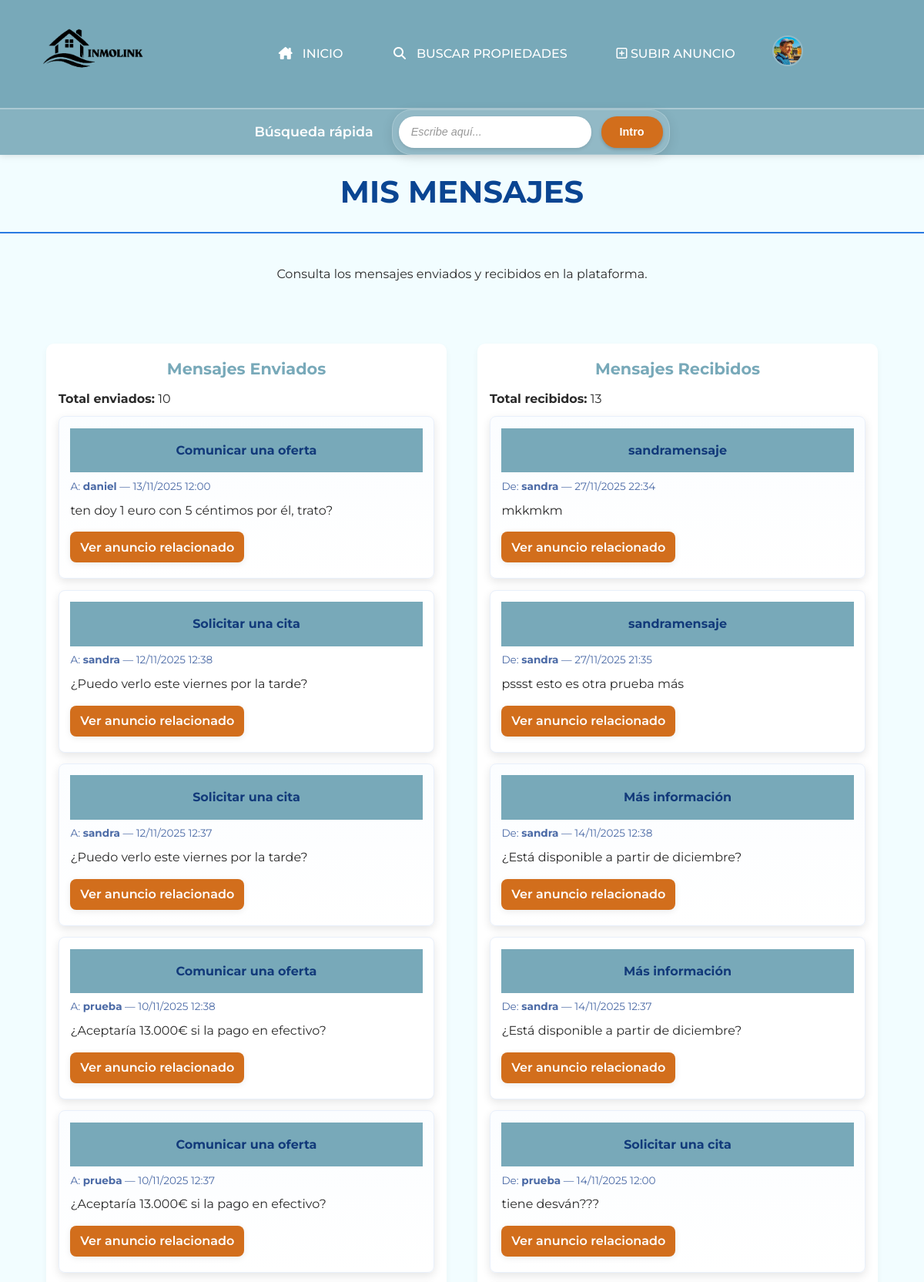
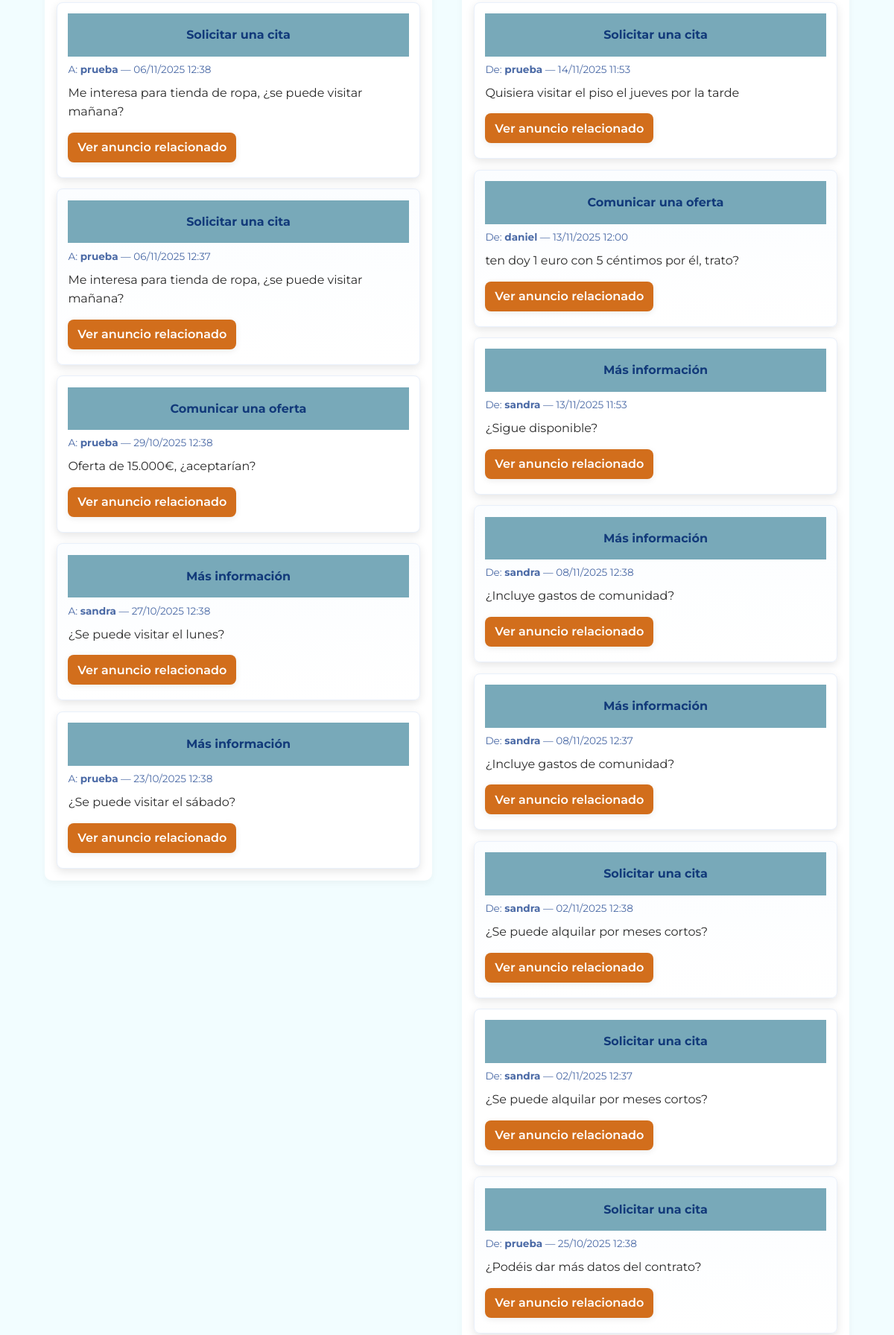
/mis_mensajes.php (signed in, upper part), run on the app's committed database (2 pictures, top to bottom).
### tables this page shows
CREATE TABLE `mensajes` (
  `IdMensaje` int(11) NOT NULL,
  `TMensaje` smallint(5) UNSIGNED DEFAULT NULL,
  `Texto` varchar(4000) DEFAULT NULL,
  `Anuncio` int(11) DEFAULT NULL,
  `UsuOrigen` int(11) DEFAULT NULL,
  `UsuDestino` int(11) DEFAULT NULL,
  `FRegistro` datetime NOT NULL DEFAULT current_timestamp()
);

CREATE TABLE `tiposmensajes` (
  `IdTMensaje` smallint(5) UNSIGNED NOT NULL,
  `NomTMensaje` varchar(255) NOT NULL
);

CREATE TABLE `usuarios` (
  `IdUsuario` int(11) NOT NULL,
  `NomUsuario` varchar(15) NOT NULL,
  `Clave` varchar(255) NOT NULL,
  `Email` varchar(254) NOT NULL,
  `Sexo` smallint(6) DEFAULT NULL,
  `FNacimiento` date DEFAULT NULL,
  `Ciudad` varchar(255) DEFAULT NULL,
  `Pais` int(11) DEFAULT NULL,
  `Foto` varchar(255) DEFAULT NULL,
  `FRegistro` datetime NOT NULL DEFAULT current_timestamp(),
  `Estilo` int(11) DEFAULT NULL
);

### mis_mensajes.php (the view, shortened to what this page needs)
<?php
require_once __DIR__ . '/includes/cabecera.php';
$db = get_db();
$usuario_nombre = isset($_SESSION['usuario']) ? $_SESSION['usuario'] : '';
$usuario_id = 0;
if ($usuario_nombre !== '') {
    $stmt = $db->prepare("SELECT IdUsuario FROM usuarios WHERE NomUsuario = ? LIMIT 1");
    if ($stmt) {
        $stmt->bind_param('s', $usuario_nombre);
        $stmt->execute();
        $res = $stmt->get_result();
        $row = $res ? $res->fetch_assoc() : null;
        if ($row) { $usuario_id = (int)$row['IdUsuario']; }
    }
}
$enviados = 0; $recibidos = 0;
if ($usuario_id > 0) {
    $stmt = $db->prepare("SELECT COUNT(*) AS cnt FROM mensajes WHERE UsuOrigen = ?");
    if ($stmt) { $stmt->bind_param('i', $usuario_id); $stmt->execute(); $cnt = $stmt->get_result()->fetch_assoc(); $enviados = (int)$cnt['cnt']; $stmt->close(); }
    $stmt = $db->prepare("SELECT COUNT(*) AS cnt FROM mensajes WHERE UsuDestino = ?");
    if ($stmt) { $stmt->bind_param('i', $usuario_id); $stmt->execute(); $cnt = $stmt->get_result()->fetch_assoc(); $recibidos = (int)$cnt['cnt']; $stmt->close(); }
}
$mensajesEnviados = [];
$mensajesRecibidos = [];
if ($usuario_id > 0) {
    $sql_en = "SELECT m.IdMensaje, m.Texto, m.FRegistro, m.Anuncio, tm.NomTMensaje AS TipoNombre, udest.NomUsuario AS DestinoNombre
               FROM mensajes m
               LEFT JOIN tiposmensajes tm ON m.TMensaje = tm.IdTMensaje
               LEFT JOIN usuarios udest ON m.UsuDestino = udest.IdUsuario
               WHERE m.UsuOrigen = ?
               ORDER BY m.FRegistro DESC
               LIMIT 200";
    $stmt = $db->prepare($sql_en);
    if ($stmt) {
        $stmt->bind_param('i', $usuario_id);
        $stmt->execute();
        $res = $stmt->get_result();
        if ($res) { $mensajesEnviados = $res->fetch_all(MYSQLI_ASSOC); $res->free(); }
    }
    $sql_rec = "SELECT m.IdMensaje, m.Texto, m.FRegistro, m.Anuncio, tm.NomTMensaje AS TipoNombre, uorig.NomUsuario AS OrigenNombre
               FROM mensajes m
               LEFT JOIN tiposmensajes tm ON m.TMensaje = tm.IdTMensaje
               LEFT JOIN usuarios uorig ON m.UsuOrigen = uorig.IdUsuario
               WHERE m.UsuDestino = ?
               ORDER BY m.FRegistro DESC
               LIMIT 200";
    $stmt = $db->prepare($sql_rec);
    if ($stmt) {
        $stmt->bind_param('i', $usuario_id);
        $stmt->execute();
        $res = $stmt->get_result();
        if ($res) { $mensajesRecibidos = $res->fetch_all(MYSQLI_ASSOC); $res->free(); }
    }
}
?>
<main class="mis-mensajes-main">
    <section>
    <h1>MIS MENSAJES</h1>
    <p>Consulta los mensajes enviados y recibidos en la plataforma.</p>
    </section>
    <section class="columna-1">
        <h2>Mensajes Enviados</h2>
        <p><strong>Total enviados:</strong> <?php echo $enviados; ?></p>
        <?php if ($enviados === 0): ?>
            <p>No has enviado mensajes todavía.</p>
        <?php else: ?>
            <ul class="lista-mensajes-enviados">
                <?php foreach ($mensajesEnviados as $m): ?>
                    <li class="mensaje-item">
                        <article>
                            <h3><?php echo htmlspecialchars($m['TipoNombre'] ?: 'Mensaje', ENT_QUOTES, 'UTF-8'); ?></h3>
                            <p class="meta">A: <strong><?php echo htmlspecialchars($m['DestinoNombre'] ?: '—', ENT_QUOTES, 'UTF-8'); ?></strong>
                                — <time><?php echo htmlspecialchars(date('d/m/Y H:i', strtotime($m['FRegistro'])), ENT_QUOTES, 'UTF-8'); ?></time></p>
                            <p class="texto"><?php echo nl2br(htmlspecialchars(mb_strimwidth($m['Texto'], 0, 300, '...'), ENT_QUOTES, 'UTF-8')); ?></p>
                            <?php if (!empty($m['Anuncio'])): ?>
                                <p><a href="/daw/detalle_anuncio?id=<?php echo urlencode($m['Anuncio']); ?>" class="boton-enlace">Ver anuncio relacionado</a></p>
                            <?php endif; ?>
                        </article>
                    </li>
                <?php endforeach; ?>
            </ul>
        <?php endif; ?>
    </section>
    <section class="columna-2">
        <h2>Mensajes Recibidos</h2>
        <p><strong>Total recibidos:</strong> <?php echo $recibidos; ?></p>
        <?php if ($recibidos === 0): ?>
            <p>No has recibido mensajes todavía.</p>
        <?php else: ?>
            <ul class="lista-mensajes-recibidos">
                <?php foreach ($mensajesRecibidos as $m): ?>
                    <li class="mensaje-item">
                        <article>
                            <h3><?php echo htmlspecialchars($m['TipoNombre'] ?: 'Mensaje', ENT_QUOTES, 'UTF-8'); ?></h3>
                            <p class="meta">De: <strong><?php echo htmlspecialchars($m['OrigenNombre'] ?: '—', ENT_QUOTES, 'UTF-8'); ?></strong>
                                — <time><?php echo htmlspecialchars(date('d/m/Y H:i', strtotime($m['FRegistro'])), ENT_QUOTES, 'UTF-8'); ?></time></p>
                            <p class="texto"><?php echo nl2br(htmlspecialchars(mb_strimwidth($m['Texto'], 0, 300, '...'), ENT_QUOTES, 'UTF-8')); ?></p>
                            <?php if (!empty($m['Anuncio'])): ?>
                                <p><a href="/daw/detalle_anuncio?id=<?php echo urlencode($m['Anuncio']); ?>" class="boton-enlace">Ver anuncio relacionado</a></p>
                            <?php endif; ?>
                        </article>
                    </li>
                <?php endforeach; ?>
            </ul>
        <?php endif; ?>
    </section>
</main>
<?php require_once __DIR__ . '/includes/pie.php'; ?>

### css/inmolink.css (style rules this page uses)
article { background-color: #fff; border-radius: 12px; box-shadow: 0 4px 12px rgba(0,0,0,0.1); overflow: hidden; transition: var(--transicion); border: 1px solid #eee; }
article h3 { background-color: var(--color-secundario); color: #fff; padding: 1rem; margin: 0; font-size: 1.2rem; text-align: center; }
article a { display: block; padding: 1rem; text-align: center; }
.boton-enlace { background: var(--color-primario); color: #fff; padding: 0.45rem 0.8rem; border-radius: 8px; text-decoration: none; display: inline-block; font-weight: 600; }
.mis-mensajes-main { display: grid; grid-template-columns: 1fr 1fr; gap: 1.6rem; align-items: start; padding: 1rem 0; }
.mis-mensajes-main > section:first-child { grid-column: 1 / -1; background: transparent; padding: 0 0 0.5rem 0; }
.mis-mensajes-main .columna-1, .mis-mensajes-main .columna-2 { background: #fff; padding: 1rem; border-radius: 10px; box-shadow: 0 4px 10px rgba(0,0,0,0.04); }
.mis-mensajes-main h2 { margin-top: 0; margin-bottom: 0.6rem; font-size: 1.3rem; color: var(--color-secundario); }
.mis-mensajes-main p { margin: 0.35rem 0; }
.lista-mensajes-enviados, .lista-mensajes-recibidos { list-style: none; margin: 0.6rem 0 0 0; padding: 0; display: flex; flex-direction: column; gap: 0.9rem; }
.mensaje-item article { padding: 0.9rem; border-radius: 8px; border: 1px solid #e9f0fb; background: #ffffff; }
.mensaje-item h3 { margin: 0 0 0.45rem 0; font-size: 1rem; color: #123a7a; }
.mensaje-item .meta { font-size: 0.85rem; color: #4b6aa6; margin-bottom: 0.45rem; }
.mensaje-item .texto { margin: 0; color: var(--color-texto); line-height: 1.6; max-height: 5.4em; overflow: hidden; }
.mensaje-item .boton-enlace { margin-top: 0.6rem; }
.mensaje-item:nth-child(odd) article { background: linear-gradient(180deg, #fbfdff 0%, #ffffff 100%); }
body { overflow-x: hidden; }
.mis-mensajes-main { display: flex; flex-direction: row; justify-content: center; align-items: flex-start; gap: 2.5rem; flex-wrap: wrap; }
.mis-mensajes-main > section:first-child { width: 100%; text-align: center; margin-bottom: 1.5rem; }
.columna-1, .columna-2 { width: 48%; max-width: 520px; min-width: 280px; margin-bottom: 2.5rem; }

### css/noche.css (style rules this page uses)
html { filter: invert(1) hue-rotate(180deg); background-color: #111; }

### css/alto_contraste.css (style rules this page uses)
:root { --color-primario: #fead0a; --color-secundario: #004080; --color-acento: #ffea00; --color-texto: #000000; --color-fondo: #e6d257; --color-footer-bg: #002b5c; --color-footer-texto: #ffe62d; --color-mensaje-fondo: #f2f2f2; --color-mensaje-texto: #000000; --color-mensaje-borde: #000000; }

### css/texto_grande.css (style rules this page uses)
p, li, dd { margin-bottom: 0.8em; }
a { text-decoration: underline; text-underline-offset: 0.2em; text-decoration-thickness: 2px; }
:where(a, button, input, select, textarea, summary, [tabindex]) :focus-visible { outline: 3px solid var(--color-secundario); outline-offset: 3px; }
:where(a, button, input[type="button"], input[type="submit"], input[type="reset"], .boton-enlace) { min-height: 44px; min-width: 44px; }
.boton-enlace { font-size: 1.1em; padding: 0.9em 1.6em; }
article h3 { font-size: 1.4rem; }
main { padding: 2.2rem; }

### css/texto_grande_dislexia.css (style rules this page uses)
body { font-family: 'OpenDyslexic', system-ui, -apple-system, Segoe UI, Roboto, Arial, sans-serif; line-height: 1.8; }

### css/variables.css (style rules this page uses)
:root { --color-primario: #d26e1c; --color-secundario: #78a9b9; --color-terciario: #39c1da; --color-texto: #2a2a2a; --color-fondo: #f2fdff; --color-footer-bg: #78a9b9; --color-footer-texto: #ffffff; --transicion: all 0.3s ease; --color-mensaje-fondo: #f9f9f9; --color-mensaje-texto: #333; --color-mensaje-borde: #d26e1c; }

### css/base.css (style rules this page uses)
* { box-sizing: border-box; margin: 0; padding: 0; }
body { font-family: 'Montserrat', sans-serif; background-color: var(--color-fondo); color: var(--color-texto); line-height: 1.6; }
a { text-decoration: none; color: inherit; }
.boton-enlace { display: inline-block; background: var(--color-secundario); color: #fff; padding: 0.7em 1.5em; border-radius: 25px; font-weight: 600; text-align: center; text-decoration: none; box-shadow: 0 2px 8px rgba(0,0,0,0.08); transition: background 0.2s, color 0.2s, transform 0.2s; margin-top: 1em; }

### data on the page
mensajes: TMensaje.NomTMensaje "Comunicar una oferta", UsuDestino.NomUsuario "daniel", FRegistro "13/11/2025 12:00", Texto "ten doy 1 euro con 5 céntimos por él, trato?"
mensajes: TMensaje.NomTMensaje "Solicitar una cita", UsuDestino.NomUsuario "sandra", FRegistro "12/11/2025 12:38", Texto "¿Puedo verlo este viernes por la tarde?"
mensajes: TMensaje.NomTMensaje "Solicitar una cita", UsuDestino.NomUsuario "sandra", FRegistro "12/11/2025 12:37", Texto "¿Puedo verlo este viernes por la tarde?"
mensajes: TMensaje.NomTMensaje "Comunicar una oferta", UsuDestino.NomUsuario "prueba", FRegistro "10/11/2025 12:38", Texto "¿Aceptaría 13.000€ si la pago en efectivo?"
mensajes: TMensaje.NomTMensaje "Comunicar una oferta", UsuDestino.NomUsuario "prueba", FRegistro "10/11/2025 12:37", Texto "¿Aceptaría 13.000€ si la pago en efectivo?"
mensajes: TMensaje.NomTMensaje "Solicitar una cita", UsuDestino.NomUsuario "prueba", FRegistro "06/11/2025 12:38", Texto "Me interesa para tienda de ropa, ¿se puede visitar mañana?"
mensajes: TMensaje.NomTMensaje "Solicitar una cita", UsuDestino.NomUsuario "prueba", FRegistro "06/11/2025 12:37", Texto "Me interesa para tienda de ropa, ¿se puede visitar mañana?"
mensajes: TMensaje.NomTMensaje "Comunicar una oferta", UsuDestino.NomUsuario "prueba", FRegistro "29/10/2025 12:38", Texto "Oferta de 15.000€, ¿aceptarían?"
mensajes: TMensaje.NomTMensaje "Más información", UsuDestino.NomUsuario "sandra", FRegistro "27/10/2025 12:38", Texto "¿Se puede visitar el lunes?"
mensajes: TMensaje.NomTMensaje "Más información", UsuDestino.NomUsuario "prueba", FRegistro "23/10/2025 12:38", Texto "¿Se puede visitar el sábado?"
mensajes: TMensaje.NomTMensaje "sandramensaje", UsuOrigen.NomUsuario "sandra", FRegistro "27/11/2025 22:34", Texto "mkkmkm"
mensajes: TMensaje.NomTMensaje "sandramensaje", UsuOrigen.NomUsuario "sandra", FRegistro "27/11/2025 21:35", Texto "pssst esto es otra prueba más"
mensajes: TMensaje.NomTMensaje "Más información", UsuOrigen.NomUsuario "sandra", FRegistro "14/11/2025 12:38", Texto "¿Está disponible a partir de diciembre?"
mensajes: TMensaje.NomTMensaje "Más información", UsuOrigen.NomUsuario "sandra", FRegistro "14/11/2025 12:37", Texto "¿Está disponible a partir de diciembre?"
mensajes: TMensaje.NomTMensaje "Solicitar una cita", UsuOrigen.NomUsuario "prueba", FRegistro "14/11/2025 12:00", Texto "tiene desván???"
mensajes: TMensaje.NomTMensaje "Solicitar una cita", UsuOrigen.NomUsuario "prueba", FRegistro "14/11/2025 11:53", Texto "Quisiera visitar el piso el jueves por la tarde"
mensajes: TMensaje.NomTMensaje "Más información", UsuOrigen.NomUsuario "sandra", FRegistro "13/11/2025 11:53", Texto "¿Sigue disponible?"
mensajes: TMensaje.NomTMensaje "Más información", UsuOrigen.NomUsuario "sandra", FRegistro "08/11/2025 12:38", Texto "¿Incluye gastos de comunidad?"
mensajes: TMensaje.NomTMensaje "Más información", UsuOrigen.NomUsuario "sandra", FRegistro "08/11/2025 12:37", Texto "¿Incluye gastos de comunidad?"
mensajes: TMensaje.NomTMensaje "Solicitar una cita", UsuOrigen.NomUsuario "sandra", FRegistro "02/11/2025 12:38", Texto "¿Se puede alquilar por meses cortos?"
mensajes: TMensaje.NomTMensaje "Solicitar una cita", UsuOrigen.NomUsuario "sandra", FRegistro "02/11/2025 12:37", Texto "¿Se puede alquilar por meses cortos?"
mensajes: TMensaje.NomTMensaje "Solicitar una cita", UsuOrigen.NomUsuario "prueba", FRegistro "25/10/2025 12:38", Texto "¿Podéis dar más datos del contrato?"

### other printed values
$enviados "10"
$recibidos "13"
